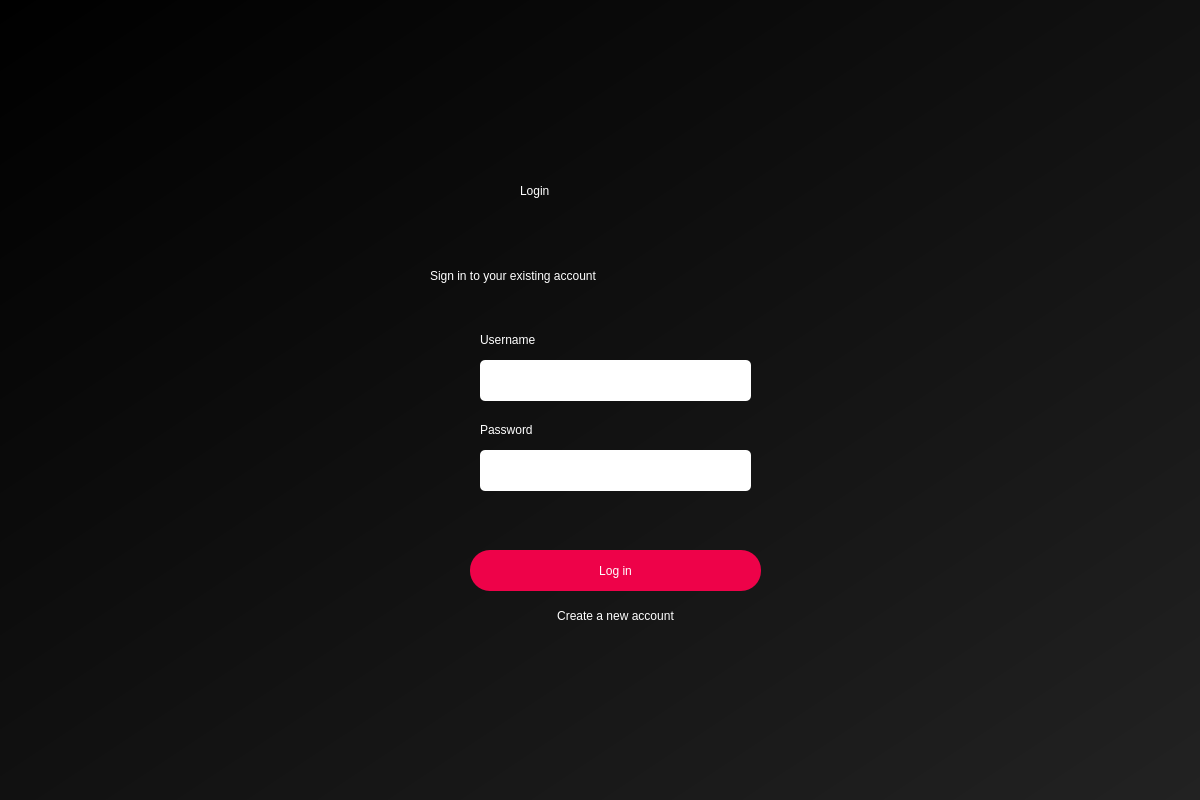
<?xml version="1.0" encoding="UTF-8"?>
<ui version="4.0">
 <class>login</class>
 <widget class="QDialog" name="login">
  <property name="geometry">
   <rect>
    <x>0</x>
    <y>0</y>
    <width>1200</width>
    <height>800</height>
   </rect>
  </property>
  <property name="windowTitle">
   <string>Login</string>
  </property>
  <property name="windowIcon">
   <iconset>
    <normaloff>../images/wiki_icon.png</normaloff>../images/wiki_icon.png</iconset>
  </property>
  <widget class="QWidget" name="bgwidget" native="true">
   <property name="geometry">
    <rect>
     <x>0</x>
     <y>0</y>
     <width>1200</width>
     <height>800</height>
    </rect>
   </property>
   <property name="styleSheet">
    <string notr="true">QWidget#bgwidget{
background-color: rgb(18, 18, 18);
background-color: qlineargradient(spread:pad, x1:0, y1:0, x2:1, y2:1, stop:0 rgba(0, 0, 0, 255), stop:1 rgba(34, 34, 34, 255));}
</string>
   </property>
   <widget class="QLabel" name="login_label">
    <property name="geometry">
     <rect>
      <x>520</x>
      <y>130</y>
      <width>191</width>
      <height>121</height>
     </rect>
    </property>
    <property name="styleSheet">
     <string notr="true">color: rgb(255, 255, 255);
font: 48pt &quot;MS Shell Dlg 2&quot;;</string>
    </property>
    <property name="text">
     <string>Login</string>
    </property>
   </widget>
   <widget class="QLabel" name="sign_in_label">
    <property name="geometry">
     <rect>
      <x>430</x>
      <y>250</y>
      <width>391</width>
      <height>51</height>
     </rect>
    </property>
    <property name="styleSheet">
     <string notr="true">font: 16pt &quot;MS Shell Dlg 2&quot;;

color: rgb(255, 255, 255);</string>
    </property>
    <property name="text">
     <string>Sign in to your existing account</string>
    </property>
   </widget>
   <widget class="QPushButton" name="login_button">
    <property name="geometry">
     <rect>
      <x>470</x>
      <y>550</y>
      <width>291</width>
      <height>41</height>
     </rect>
    </property>
    <property name="cursor">
     <cursorShape>PointingHandCursor</cursorShape>
    </property>
    <property name="styleSheet">
     <string notr="true">border-radius: 20px;
background-color: rgb(238, 2, 73);
font: 14pt &quot;MS Shell Dlg 2&quot;;
color: rgb(255, 255, 255);</string>
    </property>
    <property name="text">
     <string>Log in</string>
    </property>
   </widget>
   <widget class="QLineEdit" name="username_line_edit">
    <property name="geometry">
     <rect>
      <x>480</x>
      <y>360</y>
      <width>271</width>
      <height>41</height>
     </rect>
    </property>
    <property name="styleSheet">
     <string notr="true">border-radius: 5px;
font: 12pt &quot;MS Shell Dlg 2&quot;;
padding: 0px 10px;</string>
    </property>
   </widget>
   <widget class="QLineEdit" name="password_line_edit">
    <property name="geometry">
     <rect>
      <x>480</x>
      <y>450</y>
      <width>271</width>
      <height>41</height>
     </rect>
    </property>
    <property name="styleSheet">
     <string notr="true">border-radius: 5px;
font: 12pt &quot;MS Shell Dlg 2&quot;;
padding: 0px 10px;</string>
    </property>
   </widget>
   <widget class="QLabel" name="username_label">
    <property name="geometry">
     <rect>
      <x>480</x>
      <y>330</y>
      <width>91</width>
      <height>19</height>
     </rect>
    </property>
    <property name="styleSheet">
     <string notr="true">color: rgb(255, 255, 255);
font: 10pt &quot;MS Shell Dlg 2&quot;;</string>
    </property>
    <property name="text">
     <string>Username</string>
    </property>
   </widget>
   <widget class="QLabel" name="password_label">
    <property name="geometry">
     <rect>
      <x>480</x>
      <y>420</y>
      <width>91</width>
      <height>19</height>
     </rect>
    </property>
    <property name="styleSheet">
     <string notr="true">color: rgb(255, 255, 255);
font: 10pt &quot;MS Shell Dlg 2&quot;;</string>
    </property>
    <property name="text">
     <string>Password</string>
    </property>
   </widget>
   <widget class="QLabel" name="error_label">
    <property name="geometry">
     <rect>
      <x>480</x>
      <y>510</y>
      <width>271</width>
      <height>31</height>
     </rect>
    </property>
    <property name="styleSheet">
     <string notr="true">font: 10pt &quot;Roboto&quot;;
color: rgb(255, 0, 0);</string>
    </property>
    <property name="text">
     <string/>
    </property>
   </widget>
   <widget class="QPushButton" name="sign_up_button">
    <property name="geometry">
     <rect>
      <x>515</x>
      <y>600</y>
      <width>201</width>
      <height>31</height>
     </rect>
    </property>
    <property name="cursor">
     <cursorShape>PointingHandCursor</cursorShape>
    </property>
    <property name="styleSheet">
     <string notr="true">border-radius: 20px;
background-color: rgba(238, 2, 73, 0);
font: 12pt &quot;MS Shell Dlg 2&quot;;
color: rgb(255, 255, 255);</string>
    </property>
    <property name="text">
     <string>Create a new account</string>
    </property>
   </widget>
   <widget class="QLabel" name="error_label_2">
    <property name="geometry">
     <rect>
      <x>300</x>
      <y>730</y>
      <width>631</width>
      <height>31</height>
     </rect>
    </property>
    <property name="styleSheet">
     <string notr="true">font: 10pt &quot;Roboto&quot;;
color: rgb(255, 0, 0);</string>
    </property>
    <property name="text">
     <string/>
    </property>
   </widget>
  </widget>
 </widget>
 <resources/>
 <connections/>
</ui>
